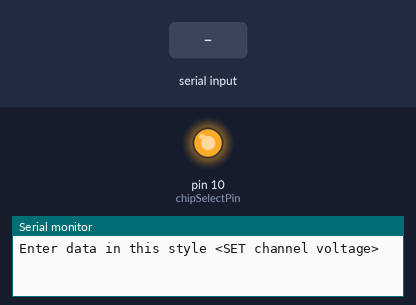
A sketch run on a simulated Arduino Uno, built with avr-gcc and run on an emulated ATmega328P. Shown: output pins drawn as LEDs (lit = HIGH), the last lines printed to the serial monitor. The test bench sets the inputs (shaded band).

Above: at 1.2 s.
1.3 s: "<90,45,200>" received over Serial
At 2.1 s:
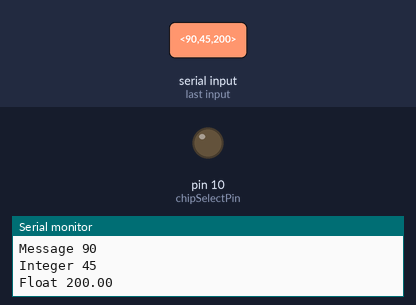
2.8 s: "<SET,1>" received over Serial
At 3.1 s:
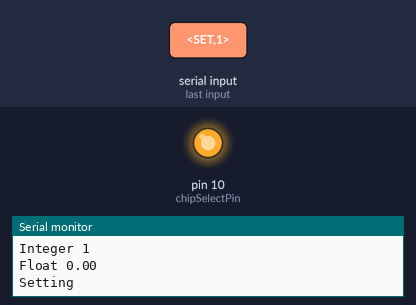
4.3 s: "<30,150,10>" received over Serial
At 5.5 s:
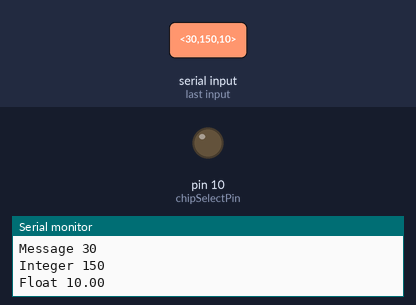
5.8 s: "<SET,150>" received over Serial
At 6.7 s:
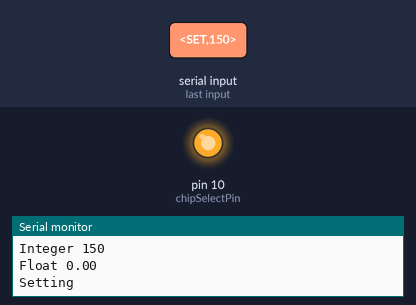
Timing chart, 0 to 8.3 s (numbered marks = the images above; inputs shaded):
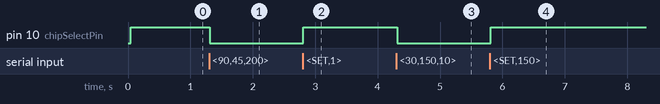

The sketch:

serial_ltc.ino
```cpp
#include <SPI.h>

// Serial LTC program by Amala Jaison

// LTC SPI communications parameters
const int chipSelectPin=10;
uint8_t channel;

// Parameters related to parsing serial input
const byte numChars = 32;
char receivedChars[numChars];
char tempChars[numChars];        // temporary array for use when parsing

// variables to hold the parsed data
char messageFromPC[numChars] = {0};
int integerFromPC = 0;
float floatFromPC = 0.0;

boolean newData = false;


void setup()
{
  Serial.begin(9600);
  Serial.println("Enter data in this style <SET channel voltage>");

  SPI.begin();
  pinMode(chipSelectPin, OUTPUT);

// example of changing the output range to +/- 10 Volts
  digitalWrite(chipSelectPin, LOW);

  //LTC2668_write(LTC2668_CS,LTC2668_CMD_WRITE_N_UPDATE_N, selected_dac, dac_code);

  SPI.transfer(byte(0x00));
  SPI.transfer(byte(0xe0));
  SPI.transfer(byte(0x00));
  SPI.transfer(byte(0x03));

  digitalWrite(chipSelectPin, HIGH);


// example of setting the voltage and enabling

  digitalWrite(chipSelectPin, LOW);


  channel=0;

  SPI.transfer(byte(0x00));
  SPI.transfer(byte(0x30|channel));
  SPI.transfer(byte(0xff));
  SPI.transfer(byte(0xff));

  digitalWrite(chipSelectPin, HIGH);


// example of MUX enable
  digitalWrite(chipSelectPin, LOW);

  channel=4;

  SPI.transfer(byte(0x00));
  SPI.transfer(byte(0xb0));
  SPI.transfer(byte(0x00));
  SPI.transfer(byte(0x10|channel));

  digitalWrite(chipSelectPin, HIGH);

}


void loop()
{
    recvWithStartEndMarkers();
    if (newData == true) {
        strcpy(tempChars, receivedChars);
            // this temporary copy is necessary to protect the original data
            //   because strtok() used in parseData() replaces the commas with \0
        parseData();
        showParsedData();
        // set voltage and enable

        digitalWrite(chipSelectPin, LOW);


        if(!strncmp(messageFromPC, "SET", 3)) {

          Serial.println("Setting");

          channel=integerFromPC;


          SPI.transfer(byte(0x00));
          SPI.transfer(byte(0x30|channel));
          //SPI.transfer(byte(0xff));
          //SPI.transfer(byte(0xff));
          SPI.transfer16(dac_value(floatFromPC));


          digitalWrite(chipSelectPin, HIGH);

        } else if(!strncmp(messageFromPC, "MUX", 3)) {

          Serial.println("Changing MUX");
          digitalWrite(chipSelectPin, LOW);

          channel=integerFromPC;

          SPI.transfer(byte(0x00));
          SPI.transfer(byte(0xb0));
          SPI.transfer(byte(0x00));
          SPI.transfer(byte(0x10|channel));

          digitalWrite(chipSelectPin, HIGH);

        }

        newData = false;
    }
}

//============

void recvWithStartEndMarkers() {
    static boolean recvInProgress = false;
    static byte ndx = 0;
    char startMarker = '<';
    char endMarker = '>';
    char rc;

    while (Serial.available() > 0 && newData == false) {
        rc = Serial.read();

        if (recvInProgress == true) {
            if (rc != endMarker) {
                receivedChars[ndx] = rc;
                ndx++;
                if (ndx >= numChars) {
                    ndx = numChars - 1;
                }
            }
            else {
                receivedChars[ndx] = '\0'; // terminate the string
                recvInProgress = false;
                ndx = 0;
                newData = true;
            }
        }

        else if (rc == startMarker) {
            recvInProgress = true;
        }
    }
}

//============

void parseData() {      // split the data into its parts

    char * strtokIndx; // this is used by strtok() as an index
    char delimiter[3]=", ";

    strtokIndx = strtok(tempChars,delimiter);      // get the first part - the string
    strcpy(messageFromPC, strtokIndx); // copy it to messageFromPC

    strtokIndx = strtok(NULL,delimiter); // this continues where the previous call left off
    integerFromPC = atoi(strtokIndx);     // convert this part to an integer

    strtokIndx = strtok(NULL,delimiter);
    floatFromPC = atof(strtokIndx);     // convert this part to a float

}

//============

void showParsedData() {
    Serial.print("Message ");
    Serial.println(messageFromPC);
    Serial.print("Integer ");
    Serial.println(integerFromPC);
    Serial.print("Float ");
    Serial.println(floatFromPC);
}

uint16_t dac_value(float volts) {
  float minv=-10.0;
  float maxv=10.0;
  return uint16_t((volts-minv)/(maxv-minv)*65535);
}
```

Measured:
- after the input at 1.3 s, pin 10 (chipSelectPin): HIGH → LOW at once
- after the input at 2.8 s, pin 10 (chipSelectPin): LOW → HIGH at once
- after the input at 4.3 s, pin 10 (chipSelectPin): HIGH → LOW at once
- after the input at 5.8 s, pin 10 (chipSelectPin): LOW → HIGH at once
